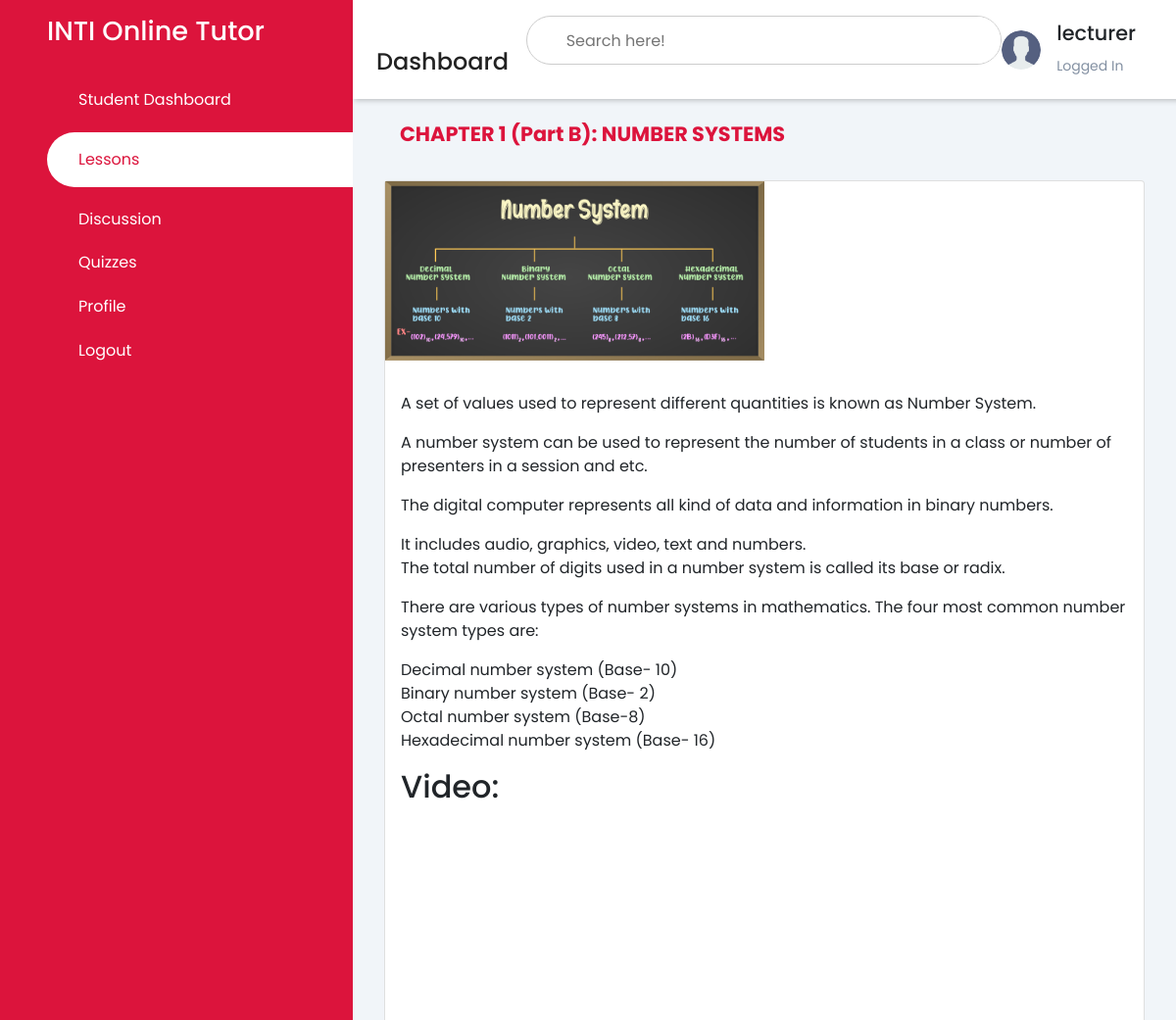
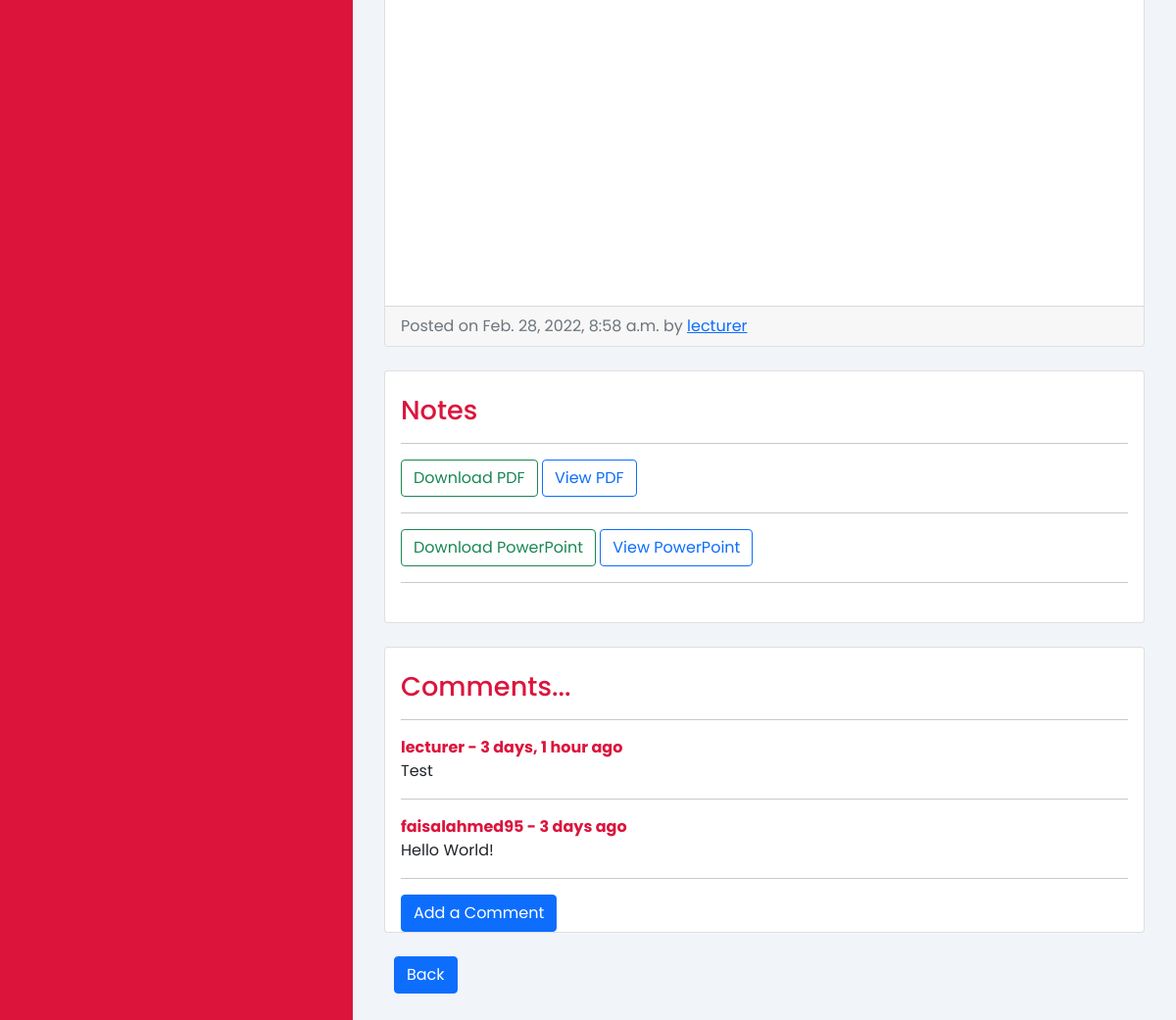
The page /student_tutorials/5/ (signed in) on the database its author committed (2 pictures, top to bottom).
### pages/models.py (models this page shows, shortened)
class User(AbstractUser):
    is_student = models.BooleanField(default=False)
    is_lecturer = models.BooleanField(default=False)
    is_admin = models.BooleanField(default=False)

class Tutorial(models.Model):
    title = models.CharField(max_length=50)
    content = models.TextField()
    image = models.ImageField(upload_to='media', null=True, blank=True)
    course = models.ForeignKey(Course, on_delete=models.CASCADE, default='')
    created_at = models.DateTimeField(auto_now_add=True)
    user = models.ForeignKey(User, on_delete=models.CASCADE)
    video = EmbedVideoField(blank=True, null=True)

class Notes(models.Model):
    pdf_file = models.FileField(upload_to='', null=True, blank=True)
    ppt_file = models.FileField(upload_to='', null=True, blank=True)
    tutorial = models.ForeignKey(Tutorial, related_name='notes', on_delete=models.CASCADE)
    user = models.ForeignKey(User, on_delete=models.CASCADE)

class Comments(models.Model):
    user = models.ForeignKey(User, on_delete=models.CASCADE)
    tutorial = models.ForeignKey(Tutorial, related_name='comments', on_delete=models.CASCADE)
    content = models.TextField()
    posted_at = models.DateTimeField(auto_now=True, null=True)

### pages/views.py (the view)
# urls.py: path('student_tutorials/<int:pk>/', StudentTutorialDetail.as_view(), name='student_tutorial_detail'),
class StudentTutorialDetail(LoginRequiredMixin, DetailView):
    model = Tutorial
    template_name = 'dashboard/student/student_tutorial_detail.html'

### templates/dashboard/student/student_tutorial_detail.html (shortened to what this page needs)
<!DOCTYPE html>
<html lang="en">
<head>
    {% load static %}
    {% load crispy_forms_tags humanize %}
    <link rel="stylesheet" href="https://maxst.icons8.com/vue-static/landings/line-awesome/line-awesome/1.3.0/css/line-awesome.min.css">
    <link rel="stylesheet" href="https://maxst.icons8.com/vue-static/landings/line-awesome/font-awesome-line-awesome/css/all.min.css">
    <link href="https://cdn.jsdelivr.net/npm/bootstrap@5.1.3/dist/css/bootstrap.min.css" rel="stylesheet">
    <link rel="stylesheet" href="{% static 'css/style.css' %}">
</head>
<body>
    <div class="sidebar">
        <div class="sidebar-brand">
            <h2>INTI Online Tutor</h2>
        </div>
        <div class="sidebar-menu">
            <ul>
              <li>
                  <a href="{% url 'student_dashboard' %}"><span class="las la-home"></span>
                  <span>Student Dashboard</span></a>
              </li>
              <li>
                  <a href="{% url 'student_tutorials' %}" class="active"><span class="las la-microchip"></span>
                  <span>Lessons</span></a>
              </li>
              <li>
                  <a href=""><span class="las la-comments"></span>
                  <span>Discussion</span></a>
              </li>
              <li>
                  <a href="{% url 'student_list_quiz' %}"><span class="las la-certificate"></span>
                  <span>Quizzes</span></a>
              </li>
              <li>
                  <a href="{% url 'student_profile' %}"><span class="las la-fingerprint"></span>
                  <span>Profile</span></a>
              </li>
              <li>
                  <a href="{% url 'logout' %}"><span class="las la-key"></span>
                  <span>Logout</span></a>
              </li>
          </ul>
      </div>
  </div>
    <div class="main-content">
        <header>
            <div class="header-title">
                <h2>
                    <label for="">
                    <span class="las la-bars"></span>
                </label>
                    Dashboard
                </h2>
            </div>
            <div class="search-wrapper">
                <input type="search" placeholder="Search here!" />
            </div>
            <div class="user-wrapper">
                <img src="{% static 'images/user.png' %}" width="40px" height="40px" alt="">
                <div>
                    <h4>{{user.username}}</h4>
                    <small>Logged In</small>
                </div>
            </div>
        </header>
        <main>
            <div class="col-md-8" style="width: 100%;">
           <ol class="breadcrumb">
                <li class="breadcrumb-item">
                  <strong><legend style="color: var(--main-color); font-size: 1.3rem; margin-left: 1rem;">{{ object.title }} </legend></strong>
                </li>
            </ol>
        <div class="card mb-4">
          {% if object.image %}
              <img src="{{ object.image.url }}" alt="{{ object.title }}" width="50%">
          {% else %}
                <p></p>
          {% endif %}
          <div class="card-body">
            <p class="card-text">{{ object.content|linebreaks }}</p>
              <h2>Video:</h2>
              <iframe width="800" height="500"
                src="{{ object.video }}">
            </iframe>
          </div>
          <div class="card-footer text-muted">
            Posted on {{ object.created_at }} by
            <a href="#">{{ object.user.username }}</a>
          </div>
        </div>
      </div>
            <div class="card mb-4" style="width: 100%;">
                <span style="margin-left: 1rem; margin-right: 1rem;">
            <br><h2 style="color: var(--main-color); font-size: 1.7rem;">Notes</h2>
            {% if not tutorial.notes.all %}
                No Notes Added Yet...
            {% else %}
                    <hr>
                {% for note in tutorial.notes.all %}
                    <a href="{{ note.pdf_file.url }}" download class="btn btn-outline-success">Download PDF</a>
                    <a href="{{ note.pdf_file.url }}" class="btn btn-outline-primary" target="_blank">View PDF</a><br>
                    <hr>
                    <a href="{{ note.ppt_file.url }}" download class="btn btn-outline-success">Download PowerPoint</a>
                    <a href="{{ note.ppt_file.url }}" class="btn btn-outline-primary" target="_blank">View PowerPoint</a>
                    <hr>
                {% endfor %}
            {% endif %}
                    <br>
                </span>
            </div>
            <div class="card mb-4" style="width: 100%;">
                <span style="margin-left: 1rem; margin-right: 1rem;">
            <br><h2 style="color: var(--main-color); font-size: 1.7rem;">Comments...</h2>
            {% if not tutorial.comments.all %}
                No Comments Yet...<a href="{% url 'lecturer_add_comment' tutorial.pk %}">Add a Comment</a>
            {% else %}
                    <hr>
                {% for comment in tutorial.comments.all %}
                    <strong style="color: var(--main-color);">{{comment.user.username}} - {{comment.posted_at| naturaltime}}</strong><br>
                    {{comment.content}}<br>
                    <hr>
                      {% endfor %}
                          <a href="{% url 'student_add_comment' tutorial.pk %}"><button type="submit" class="btn btn-primary">Add a Comment</button></a>
                  {% endif %}
                          <br>
                      </span>
                  </div>
                  <a href="{% url 'student_tutorials' %}" style="padding-left: 10px"><button type="submit" class="btn btn-primary">Back</button></a><br>
              </main>
          </div>
      </body>
      </html>

### static/css/style.css (style rules this page uses)
:root { --main-color: #DC143C; --color-dark: #1D2231; --text-grey: #8390A2 }
* { padding: 0; margin: 0; box-sizing: border-box; list-style-type: none; text-decoration: none; font-family: 'Poppins', sans-serif; }
.sidebar { width: 360px; position: fixed; left: 0; top: 0; height: 100%; background: var(--main-color); z-index: 100; }
.sidebar-brand { height: 90px; padding: 1rem 0rem 1rem 2rem; color: #fff; }
.sidebar-brand h2 { font-size: 1.7rem; }
.sidebar-menu li { width: 100%; margin-bottom: 1.3rem; padding-left: 1rem; }
.sidebar-menu a { padding-left: 1rem; display: block; color: #fff; font-size: 1rem; text-decoration: none; }
.sidebar-menu a.active { background: #fff; padding-top: 1rem; padding-bottom: 1rem; color: var(--main-color); border-radius: 30px 0px 0px 30px; }
.sidebar-menu a span:first-child { font-size: 1rem; padding-right: 1rem; }
.main-content { margin-left: 360px; }
header { display: flex; justify-content: space-between; padding: 1rem 1.5rem; box-shadow: 2px 2px 5px rgba(0,0,0,0.2); position: fixed; left: 360px; width: calc(100% - 345px); top: 0; z-index: 100; background-color: white; }
header h2 { color: #222; font-size: 1.5rem; }
header label span { font-size: 1.7rem; padding-right: 1rem; }
.search-wrapper { border: 1px solid #ccc; border-radius: 30px; height: 50px; width: 500px; display: flex; align-items: center; overflow-x: hidden; }
.search-wrapper input { height: 100%; width: 100%; padding: .5rem; border: none; outline: none; }
.user-wrapper { display: flex; align-items: center; margin-right: 2rem; }
.user-wrapper h4 { font-size: 1.3rem; }
.user-wrapper img { border-radius: 50%; margin-right: 1rem; }
.user-wrapper small { display: inline-block; color: var(--text-grey); margin-top: 1px; }
main { margin-top:89px; padding: 2rem; background: #f1f5f9; min-height: calc(100vh -90px); }

### rows shown on the page
User: username "lecturer"
Tutorial: title "CHAPTER 1 (Part B): NUMBER SYSTEMS", image (picture), content "A set of values used to represent different quantities is known as Number System. A number system can be used to represent the number of students in a class or number of presenters in a session and etc. The digital computer represents all kind of data and information in binary numbers. It includes audio, graphics, video, text and numbers. The total number of digits used in a number system is called its base or radix. There are various types of number systems in mathematics. The four most common number system types are: Decimal number system (Base- 10) Binary number system (Base- 2) Octal number system (Base-8) Hexadecimal number system (Base- 16)", created_at "Feb. 28, 2022, 8:58 a.m.", user.username "lecturer"
Comments: user.username "lecturer", posted_at "3 days, 1 hour ago", content "Test"
Comments: user.username "faisalahmed95", posted_at "3 days ago", content "Hello World!"
